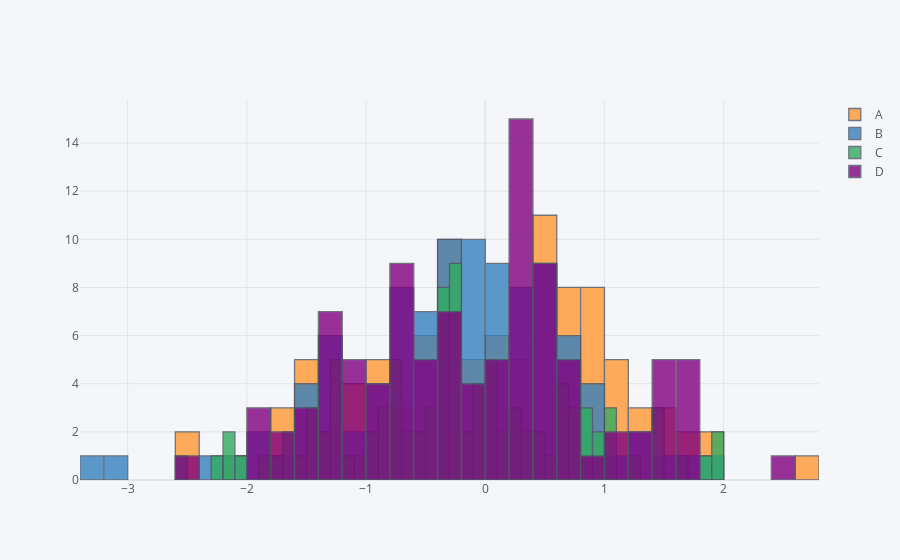

The cell this chart's notebook holds for it:
### Code cell
df.iplot(kind='hist',bins=50)
